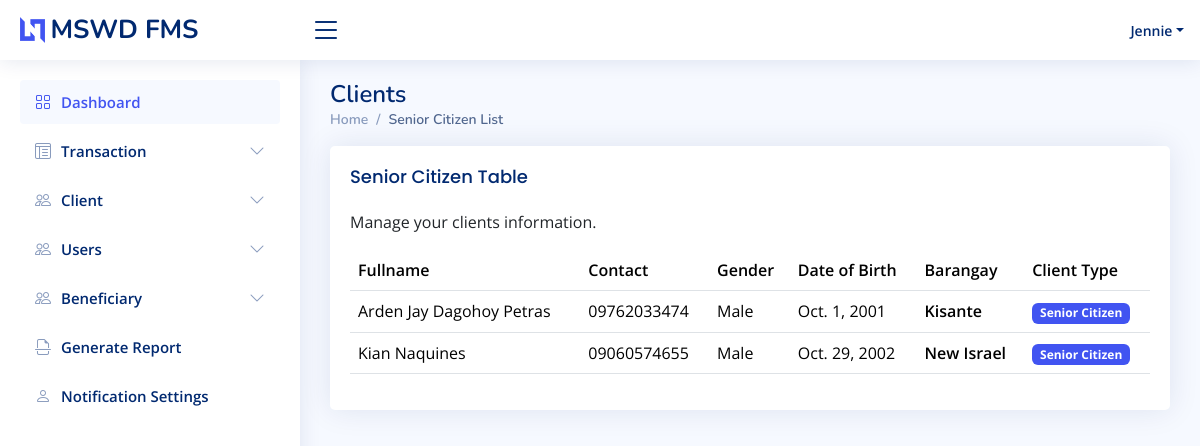
Before: /senior/list (signed in) with the older database file.
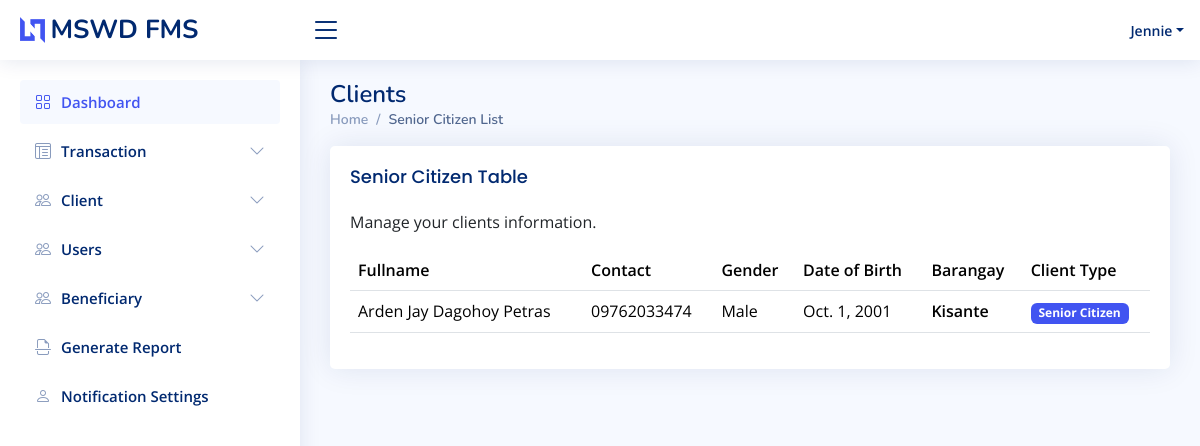
After: the same page with the newer database file.
### app/models.py (models this page shows, shortened)
class Client(models.Model):
    MARITAL_STATUS = (
        ("Single", "Single"),
        ("Married", "Married"),
        ("Divorced", "Divorced"),
        ("Widowed", "Widowed"),
        ("Annulled", "Annulled"),
    )
    CLIENT_TYPE = (
        ("Senior Citizen", "Senior Citizen"),
        ("Family Solo Parent", "Family Solo Parent"),
        ("PWD", "PWD"),
    )
    first_name = models.CharField(max_length=50, unique=False, db_index=True)
    middle_name = models.CharField(max_length=50, unique=False, db_index=True, blank=True, null=True, help_text="Optional middle name")
    last_name = models.CharField(max_length=50, unique=False, db_index=True)
    contact_number = models.CharField(max_length=50, unique=True, db_index=True)
    gender = models.CharField(
        max_length=10, db_index=True, choices=(("Male", "Male"), ("Female", "Female"))
    )
    marital_status = models.CharField(
        max_length=50, db_index=True, choices=MARITAL_STATUS
    )
    birth_date = models.DateField(auto_now_add=False, null=False, db_index=True)
    barangay = models.CharField(max_length=255, null=False, db_index=True)
    address = models.TextField(max_length=255, null=False)
    client_type = models.CharField(max_length=50, choices=CLIENT_TYPE)
    date_added = models.DateTimeField(auto_now_add=True)
    who_will_claim = models.CharField(max_length=255, null=True, blank=True)
    def get_fullname(self):
        middle_initial = (
            self.middle_name.split()[0].capitalize() if self.middle_name else ""
        )
        return f"{self.first_name} {middle_initial} {self.last_name}".strip()
    class Meta:
        verbose_name = 'Client'
        verbose_name_plural = 'Clients'

### app/views.py (the view)
# urls.py: path('senior/list', SeniorCitizenView.as_view(), name="senior_list"),
class SeniorCitizenView(View):
    template_name = 'view_templates/senior_citizen.html'
    def get(self, request):
        context = {}
        context['clients'] = Client.objects.filter(
            client_type=Client.CLIENT_TYPE[0][0]
        )
        return render(request, self.template_name, context)

### app/templates/view_templates/senior_citizen.html (shortened to what this page needs)
{% extends './../includes/base.html' %}
{% block content %}
<div class="pagetitle">
    <h1>Clients</h1>
    <nav>
        <ol class="breadcrumb">
            <li class="breadcrumb-item">
                <a href="{% url 'dashboard' %}">Home</a>
            </li>
            <li class="breadcrumb-item active">Senior Citizen List</li>
        </ol>
    </nav>
</div>
<section class="section">
    <div class="row">
        <div class="col-lg-12">
            <div class="card">
                <div class="card-body">
                    <div class="d-flex justify-content-between align-items-center">
                        <div>
                            <h5 class="card-title">Senior Citizen Table</h5>
                            <p>Manage your clients information.</p>
                        </div>
                    </div>
                    <div class="table-responsive">
                        <table class="table datatable">
                            <thead>
                                <tr>
                                    <th>Fullname</th>
                                    <th>Contact</th>
                                    <th>Gender</th>
                                    <th>Date of Birth</th>
                                    <th>Barangay</th>
                                    <th>Client Type</th>
                                </tr>
                            </thead>
                            <tbody>
                                {% for item in clients %}
                                <tr>
                                    <td>{{ item.get_fullname }}</td>
                                    <td>{{ item.contact_number }}</td>
                                    <td>{{ item.gender }}</td>
                                    <td>{{ item.birth_date }}</td>
                                    <th>{{ item.barangay }}</th>
                                    <th>
                                        <div class="badge bg-primary">
                                            {{ item.client_type }}
                                        </div>
                                    </th>
                                </tr>
                                {% endfor %}
                            </tbody>
                        </table>
                    </div>
                </div>
            </div>
        </div>
    </div>
</section>
{% endblock %}

Changed rows visible on the page:
removed Client: get_fullname "Kian Naquines", contact_number "09060574655", gender "Male", birth_date "Oct. 29, 2002", barangay "New Israel", client_type "Senior Citizen"
